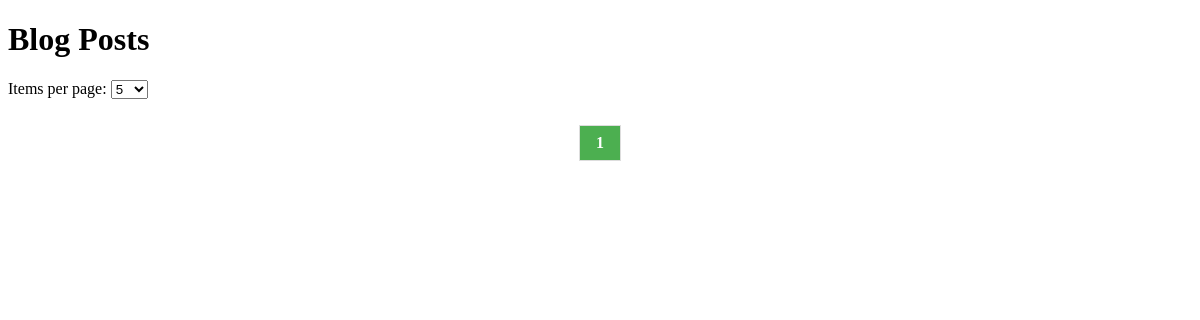
Before: / with the older database file.
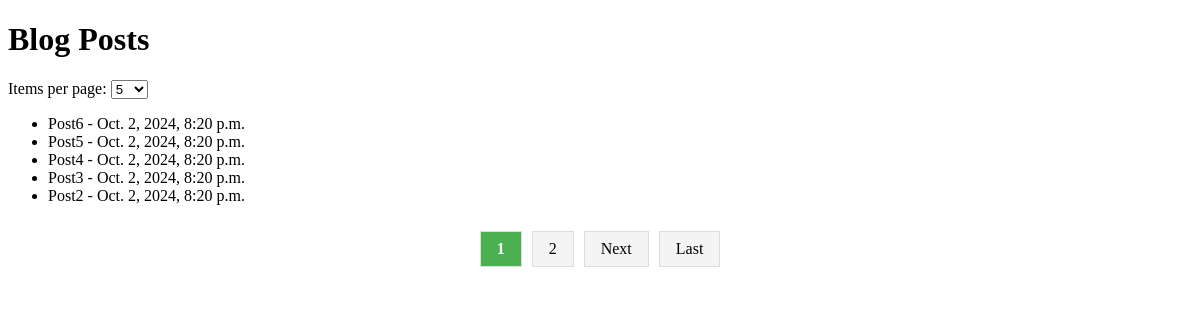
After: the same page with the newer database file.
### blog/models.py (models this page shows, shortened)
class Post(models.Model):
    title = models.CharField(max_length=200)
    content = models.TextField()
    created_at = models.DateTimeField(auto_now_add=True)

### blog/views.py (the view)
# urls.py: path('', views.main_page, name='main_page'),  # Маршрут для основной страницы приложения
def main_page(request):
    posts = Post.objects.all().order_by('-created_at')
    per_page = request.GET.get('per_page', 5)
    paginator = Paginator(posts, per_page)
    page_number = request.GET.get('page')
    page_obj = paginator.get_page(page_number)
    return render(request, 'blog/post_list.html', {
        'page_obj': page_obj,
        'paginator': paginator,
        'per_page': per_page,  # Передаем значение количества элементов
    })

### blog/templates/blog/post_list.html (shortened to what this page needs)
<!DOCTYPE html>
<html lang="en">
<head>
</head>
<body>
    <h1>Blog Posts</h1>
    <form method="get">
        <label for="per_page">Items per page:</label>
        <select name="per_page" id="per_page" onchange="this.form.submit()">
            <option value="5" {% if per_page == '5' %}selected{% endif %}>5</option>
        </select>
    </form>
    <ul>
        {% for post in page_obj %}
            <li>{{ post.title }} - {{ post.created_at }}</li>
        {% endfor %}
    </ul>
    <div class="pagination">
        {% for num in page_obj.paginator.page_range %}
            {% if page_obj.number == num %}
                <strong>{{ num }}</strong>
            {% else %}
                <a href="?page={{ num }}&per_page={{ per_page }}">{{ num }}</a>
            {% endif %}
        {% endfor %}
        {% if page_obj.has_next %}
            <a href="?page={{ page_obj.next_page_number }}&per_page={{ per_page }}">Next</a>
            <a href="?page={{ page_obj.paginator.num_pages }}&per_page={{ per_page }}">Last</a>
        {% endif %}
    </div>
</body>
</html>

### blog/templates/blog/post_list.html (style rules this page uses)
.pagination { display: flex; justify-content: center; padding: 10px; }
.pagination a, .pagination strong { margin: 0 5px; padding: 8px 16px; text-decoration: none; border: 1px solid #ddd; }
.pagination a { color: #000; background-color: #f4f4f4; }
.pagination strong { background-color: #4CAF50; color: white; }

Changed rows visible on the page:
added Post: title "Post6", created_at "Oct. 2, 2024, 8:20 p.m."
added Post: title "Post5", created_at "Oct. 2, 2024, 8:20 p.m."
added Post: title "Post4", created_at "Oct. 2, 2024, 8:20 p.m."
added Post: title "Post3", created_at "Oct. 2, 2024, 8:20 p.m."
added Post: title "Post2", created_at "Oct. 2, 2024, 8:20 p.m."
Other visible differences:
new list line: "2"
text now shown: "Next Last"
